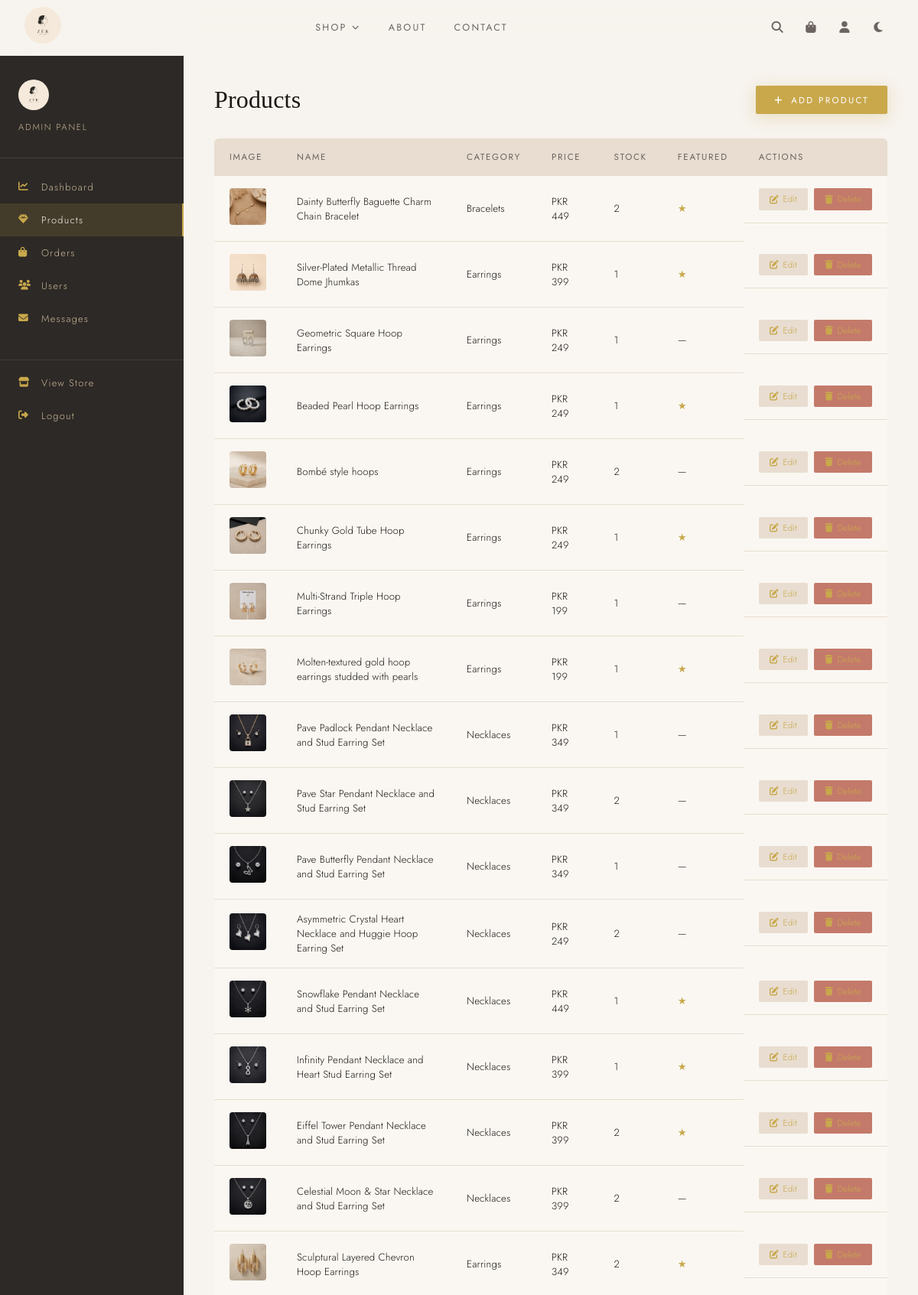
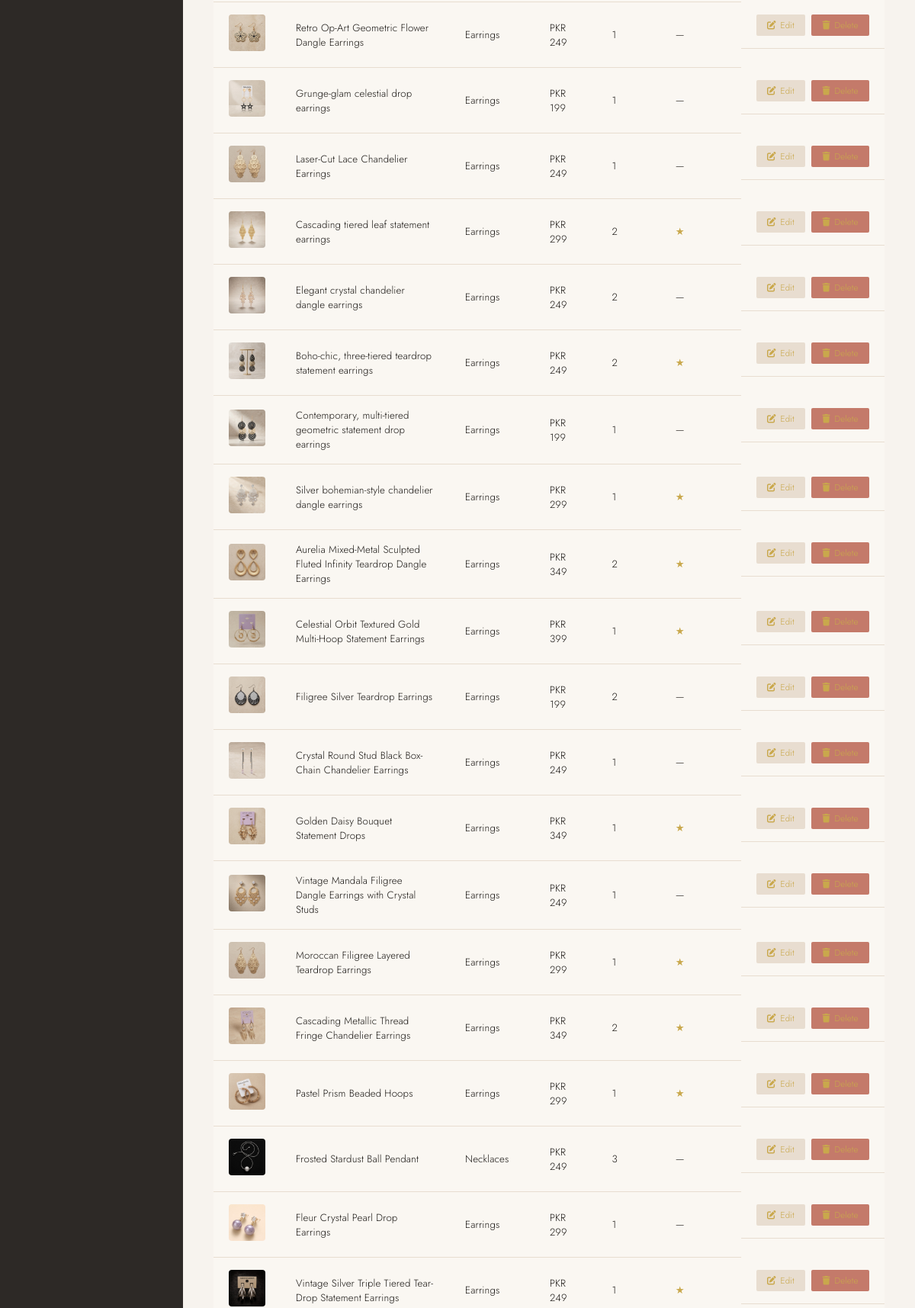
The app's page /admin/products (signed in, upper part) with its own data (2 pictures, top to bottom).
### app.py (models this page shows)
class Product(db.Model):
    id = db.Column(db.Integer, primary_key=True)
    name = db.Column(db.String(200), nullable=False)
    description = db.Column(db.Text)
    price = db.Column(db.Float, nullable=False)
    original_price = db.Column(db.Float)
    category = db.Column(db.String(50), nullable=False)
    image_url = db.Column(db.String(300))
    image_url_2 = db.Column(db.String(300))
    image_url_3 = db.Column(db.String(300))
    image_url_4 = db.Column(db.String(300))
    stock = db.Column(db.Integer, default=10)
    is_featured = db.Column(db.Boolean, default=False)
    is_trending = db.Column(db.Boolean, default=False)
    material = db.Column(db.String(100))
    weight = db.Column(db.String(50))
    created_at = db.Column(db.DateTime, default=datetime.utcnow)
    reviews = db.relationship('Review', backref='product', lazy=True)
    wishlist = db.relationship('Wishlist', backref='product', lazy=True)

### app.py (the view)
@app.route('/admin/products')
@admin_required
def admin_products():
    products = Product.query.order_by(Product.created_at.desc()).all()
    pending_orders, new_messages = get_admin_counts()
    return render_template('admin/products.html', products=products,
                           pending_orders=pending_orders, new_messages=new_messages)

### app.py (called while the page is built)
def get_cart():
    return session.get('cart', {})

def cart_count():
    cart = get_cart()
    return sum(item['qty'] for item in cart.values())

def get_wishlist_ids():
    uid = session.get('user_id')
    if uid:
        items = Wishlist.query.filter_by(user_id=uid).all()
        return [w.product_id for w in items]
    return session.get('wishlist', [])

def get_admin_counts():
    pending_orders = Order.query.filter_by(status='Confirmed').count()
    new_messages = ContactMessage.query.filter_by(is_read=False).count()
    return pending_orders, new_messages

@app.context_processor
def inject_globals():
    uid = session.get('user_id')
    current_user = User.query.get(uid) if uid else None
    return dict(
        cart_count=cart_count(),
        wishlist_ids=get_wishlist_ids(),
        current_user=current_user,
        categories=['Earrings','Necklaces','Rings','Bracelets','Anklets','Nose Pins']
    )

def admin_required(f):
    from functools import wraps
    @wraps(f)
    def decorated(*args, **kwargs):
        if 'user_id' not in session or not session.get('is_admin'):
            flash('Admin access required.', 'error')
            return redirect(url_for('login'))
        return f(*args, **kwargs)
    return decorated

### templates/admin/products.html
{% extends "admin/base.html" %}
{% block admin_content %}
<div style="display:flex;justify-content:space-between;align-items:center;margin-bottom:2rem">
  <h1 class="admin-title" style="margin:0">Products</h1>
  <a href="{{ url_for('admin_add_product') }}" class="btn btn-gold btn-sm"><i class="fas fa-plus"></i> Add Product</a>
</div>
<table class="admin-table">
  <thead>
    <tr><th>Image</th><th>Name</th><th>Category</th><th>Price</th><th>Stock</th><th>Featured</th><th>Actions</th></tr>
  </thead>
  <tbody>
    {% for p in products %}
    <tr>
      <td><img src="{{ p.image_url }}" style="width:48px;height:48px;object-fit:cover;border-radius:4px" alt="{{ p.name }}"></td>
      <td>{{ p.name }}</td>
      <td>{{ p.category }}</td>
      <td>PKR {{ "{:,.0f}".format(p.price) }}</td>
      <td>{{ p.stock }}</td>
      <td>{% if p.is_featured %}<span style="color:var(--gold)">★</span>{% else %}—{% endif %}</td>
      <td class="admin-actions">
        <a href="{{ url_for('admin_edit_product', id=p.id) }}" class="btn-edit"><i class="fas fa-edit"></i> Edit</a>
        <a href="{{ url_for('admin_delete_product', id=p.id) }}" class="btn-danger confirm-delete"><i class="fas fa-trash"></i> Delete</a>
      </td>
    </tr>
    {% endfor %}
  </tbody>
</table>
{% endblock %}

### static/css/main.css (style rules this page uses)
:root { --cream: #F7F3EE; --ivory: #FAF7F2; --beige: #E8DDD0; --beige-dark: #C9B99A; --gold: #C9A84C; --gold-light: #E2C97E; --gold-pale: #F0E6C8; --black: #1A1714; --charcoal: #2D2926; --warm-grey: #6B6460; --light-grey: #9E9590; --white: #FFFFFF; --shadow-soft: 0 4px 24px rgba(26,23,20,0.08); --shadow-med: 0 8px 40px rgba(26,23,20,0.12); --shadow-strong: 0 16px 60px rgba(26,23,20,0.18); --radius: 2px; --radius-lg: 6px; --transition: 0.4s cubic-bezier(0.25,0.1,0.25,1); --font-serif: 'Cormorant Garamond', Georgia, serif; --font-sans: 'Jost', sans-serif; }
*, *::before, *::after { box-sizing: border-box; margin: 0; padding: 0; }
html { scroll-behavior: smooth; font-size: 16px; }
body { font-family: var(--font-sans); background: var(--cream); color: var(--black); font-weight: 300; letter-spacing: 0.01em; overflow-x: hidden; transition: background 0.4s, color 0.4s; }
.btn { display: inline-flex; align-items: center; gap: 0.6rem; padding: 0.9rem 2.25rem; font-family: var(--font-sans); font-size: 0.76rem; font-weight: 400; letter-spacing: 0.2em; text-transform: uppercase; text-decoration: none; border: none; cursor: pointer; border-radius: var(--radius); transition: all var(--transition); position: relative; overflow: hidden; }
.btn::before { content: ''; position: absolute; inset: 0; background: rgba(255,255,255,0.1); transform: translateX(-100%); transition: transform 0.4s; }
.btn-gold { background: var(--gold); color: var(--white); box-shadow: 0 4px 20px rgba(201,168,76,0.3); }
.btn-sm { padding: 0.65rem 1.5rem; font-size: 0.72rem; }
.admin-title { font-family: var(--font-serif); font-size: 2rem; font-weight: 300; margin-bottom: 2rem; }
.admin-table { width: 100%; border-collapse: collapse; background: var(--ivory); border-radius: var(--radius-lg); overflow: hidden; }
.admin-table th, .admin-table td { padding: 1rem 1.25rem; text-align: left; border-bottom: 1px solid var(--beige); font-size: 0.83rem; }
.admin-table th { background: var(--beige); font-size: 0.72rem; letter-spacing: 0.15em; text-transform: uppercase; color: var(--warm-grey); font-weight: 400; }
.admin-table td a { color: var(--gold); text-decoration: none; }
.admin-actions { display: flex; gap: 0.5rem; }
.btn-danger { background: #C47A6A; color: white; padding: 0.4rem 0.9rem; border-radius: var(--radius); font-size: 0.72rem; border: none; cursor: pointer; text-decoration: none; display: inline-flex; align-items: center; gap: 0.35rem; transition: background 0.2s; }
.btn-edit { background: var(--beige); color: var(--charcoal); padding: 0.4rem 0.9rem; border-radius: var(--radius); font-size: 0.72rem; text-decoration: none; display: inline-flex; align-items: center; gap: 0.35rem; transition: background 0.2s; }

### records on screen
Product: image_url (picture), name "Dainty Butterfly Baguette Charm Chain Bracelet", category "Bracelets", price "449", stock "2"
Product: image_url (picture), name "Silver-Plated Metallic Thread Dome Jhumkas", category "Earrings", price "399", stock "1"
Product: image_url (picture), name "Geometric Square Hoop Earrings", category "Earrings", price "249", stock "1"
Product: image_url (picture), name "Beaded Pearl Hoop Earrings", category "Earrings", price "249", stock "1"
Product: image_url (picture), name "Bombé style hoops", category "Earrings", price "249", stock "2"
Product: image_url (picture), name "Chunky Gold Tube Hoop Earrings", category "Earrings", price "249", stock "1"
Product: image_url (picture), name "Multi-Strand Triple Hoop Earrings", category "Earrings", price "199", stock "1"
Product: image_url (picture), name "Molten-textured gold hoop earrings studded with pearls", category "Earrings", price "199", stock "1"
Product: image_url (picture), name "Pave Padlock Pendant Necklace and Stud Earring Set", category "Necklaces", price "349", stock "1"
Product: image_url (picture), name "Pave Star Pendant Necklace and Stud Earring Set", category "Necklaces", price "349", stock "2"
Product: image_url (picture), name "Pave Butterfly Pendant Necklace and Stud Earring Set", category "Necklaces", price "349", stock "1"
Product: image_url (picture), name "Asymmetric Crystal Heart Necklace and Huggie Hoop Earring Set", category "Necklaces", price "249", stock "2"
Product: image_url (picture), name "Snowflake Pendant Necklace and Stud Earring Set", category "Necklaces", price "449", stock "1"
Product: image_url (picture), name "Infinity Pendant Necklace and Heart Stud Earring Set", category "Necklaces", price "399", stock "1"
Product: image_url (picture), name "Eiffel Tower Pendant Necklace and Stud Earring Set", category "Necklaces", price "399", stock "2"
Product: image_url (picture), name "Celestial Moon & Star Necklace and Stud Earring Set", category "Necklaces", price "399", stock "2"
Product: image_url (picture), name "Sculptural Layered Chevron Hoop Earrings", category "Earrings", price "349", stock "2"
Product: image_url (picture), name "Retro Op-Art Geometric Flower Dangle Earrings", category "Earrings", price "249", stock "1"
Product: image_url (picture), name "Grunge-glam celestial drop earrings", category "Earrings", price "199", stock "1"
Product: image_url (picture), name "Laser-Cut Lace Chandelier Earrings", category "Earrings", price "249", stock "1"
Product: image_url (picture), name "Cascading tiered leaf statement earrings", category "Earrings", price "299", stock "2"
Product: image_url (picture), name "Elegant crystal chandelier dangle earrings", category "Earrings", price "249", stock "2"
Product: image_url (picture), name "Boho-chic, three-tiered teardrop statement earrings", category "Earrings", price "249", stock "2"
Product: image_url (picture), name "Contemporary, multi-tiered geometric statement drop earrings", category "Earrings", price "199", stock "1"
Product: image_url (picture), name "Silver bohemian-style chandelier dangle earrings", category "Earrings", price "299", stock "1"
Product: image_url (picture), name "Aurelia Mixed-Metal Sculpted Fluted Infinity Teardrop Dangle Earrings", category "Earrings", price "349", stock "2"
Product: image_url (picture), name "Celestial Orbit Textured Gold Multi-Hoop Statement Earrings", category "Earrings", price "399", stock "1"
Product: image_url (picture), name "Filigree Silver Teardrop Earrings", category "Earrings", price "199", stock "2"
Product: image_url (picture), name "Crystal Round Stud Black Box-Chain Chandelier Earrings", category "Earrings", price "249", stock "1"
Product: image_url (picture), name "Golden Daisy Bouquet Statement Drops", category "Earrings", price "349", stock "1"
Product: image_url (picture), name "Vintage Mandala Filigree Dangle Earrings with Crystal Studs", category "Earrings", price "249", stock "1"
Product: image_url (picture), name "Moroccan Filigree Layered Teardrop Earrings", category "Earrings", price "299", stock "1"
Product: image_url (picture), name "Cascading Metallic Thread Fringe Chandelier Earrings", category "Earrings", price "349", stock "2"
Product: image_url (picture), name "Pastel Prism Beaded Hoops", category "Earrings", price "299", stock "1"
Product: image_url (picture), name "Frosted Stardust Ball Pendant", category "Necklaces", price "249", stock "3"
Product: image_url (picture), name "Fleur Crystal Pearl Drop Earrings", category "Earrings", price "299", stock "1"
Product: image_url (picture), name "Vintage Silver Triple Tiered Tear-Drop Statement Earrings", category "Earrings", price "249", stock "1"
